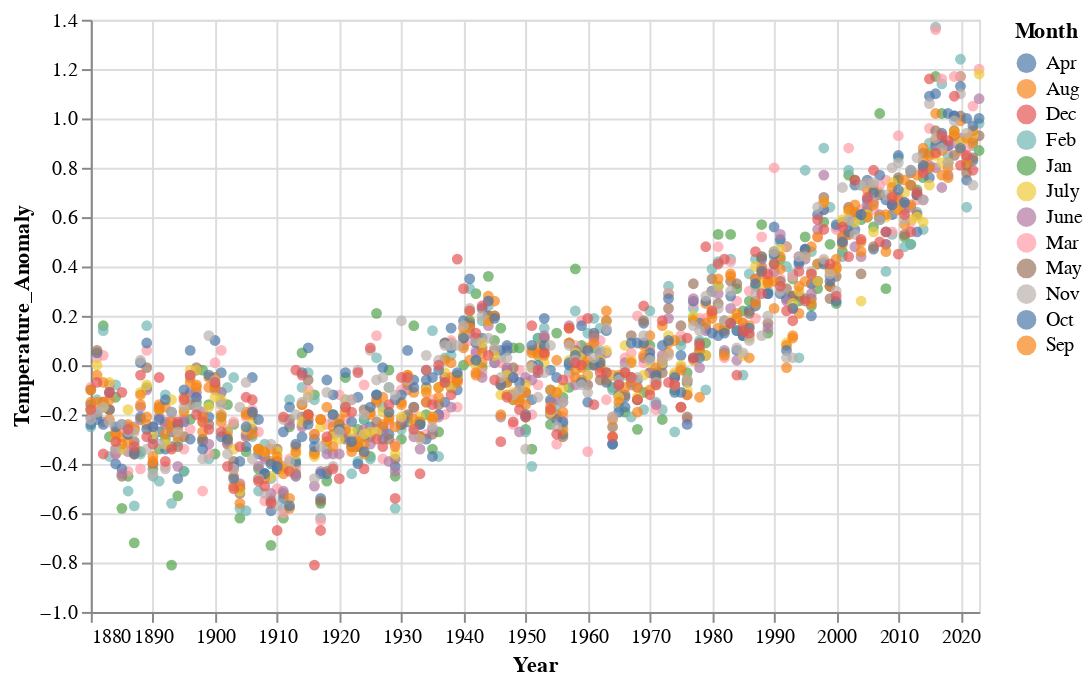

This figure's notebook cell:
### Code cell
alt.Chart(df).mark_circle().encode(
    x = alt.X("Year:T"),
    y = alt.Y("Temperature_Anomaly:Q"),
    color = alt.Color("Month:N")
).properties(width=450)

### Figure 1 — Vega-Lite specification as saved in the notebook (floating-point values rounded to 4 significant figures; data arrays with more than 128 entries replaced by an {"elided": "..."} marker saying what was removed)
{"config": {"view": {"continuousWidth": 300, "continuousHeight": 300}}, "data": {"name": "data-8307d72c2e1ab2354f602befebee8ff5"}, "mark": {"type": "circle"}, "encoding": {"color": {"field": "Month", "type": "nominal"}, "x": {"field": "Year", "type": "temporal"}, "y": {"field": "Temperature_Anomaly", "type": "quantitative"}}, "width": 450, "$schema": "https://vega.github.io/schema/vega-lite/v5.20.1.json", "datasets": {"data-8307d72c2e1ab2354f602befebee8ff5": {"elided": "1723 records"}}}
